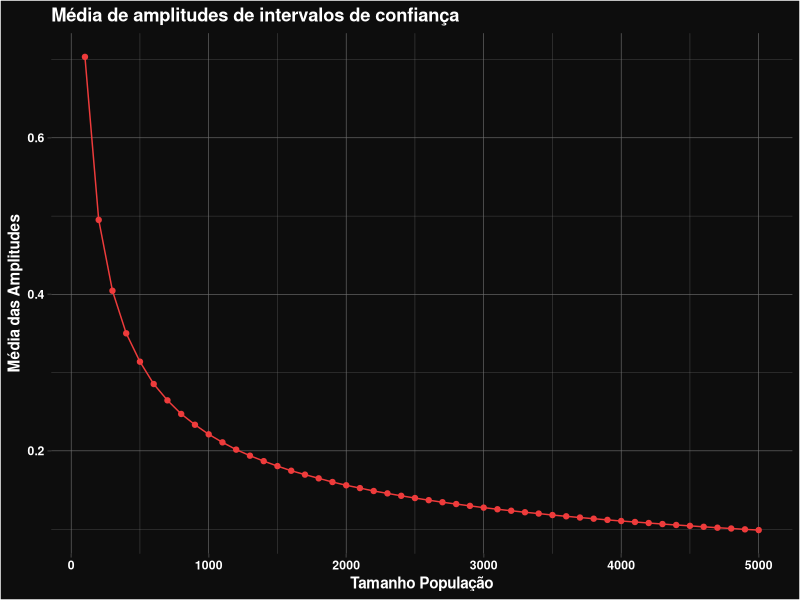

Recreate this plot in R.
library(ggplot2)
set.seed(819)
Dados <- data.frame(matrix(nrow=0, ncol = 2))
colnames(Dados) <- c("N","Valor")
a <- qnorm(0.04/2 + 0.96, mean = 0, sd = 1)
n <- 100
while (n <= 5000) {
  j <- 1
  amplitudes <- data.frame(matrix(nrow=0, ncol = 1))
  colnames(amplitudes) <- c("Valor")
  for(j in 1:1400) {
    media <- mean(rexp(n,1.7))
    amplitude <- 2*a/(sqrt(n)*media)
    amplitudes[nrow(amplitudes) + 1,] <- amplitude
  }
  Dados[nrow(Dados) + 1,] = c(n, mean(amplitudes$Valor))
  n <- n + 100
}
ggplot(Dados, aes(x = N, y = Valor)) +
  geom_line(color="brown2") +
  geom_point(color="brown2") +
  theme(
    panel.background = element_rect(fill = "gray5", colour = "gray5"),
    panel.grid = element_line(size = 0.2, linetype = 'solid', colour = "gray45"), 
    plot.background = element_rect(fill = "gray5"),
    text = element_text(colour = "white", face = "bold"),
    axis.text = element_text(color = "white"),
    legend.position = "none"
  ) +
  ggtitle("Média de amplitudes de intervalos de confiança") +
  ylab("Média das Amplitudes") +
  xlab("Tamanho População")
